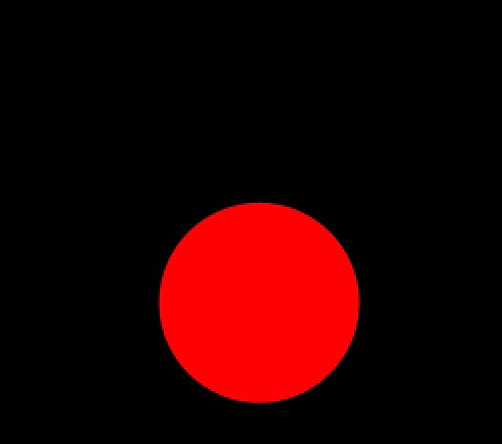
#> input picture circle3.jpg, 502 x 444 px
$ python circle.py
#> lines starting #> are read from the running program, lines starting #| are printed output that depends on the picture; after the words box and inside, x2 and y2 are one past the last pixel; in counts of white or black regions, pixels touching at a corner belong together
from __future__ import print_function
import cv2
import sys
import os
import math
from matplotlib import pyplot as plt
import numpy as np
import copy
from scipy import arange
INF=1e18

def show(img):
    cv2.imwrite("tmp.jpg",img)
    os.system("xdg-open tmp.jpg")


#Circles
img1=cv2.imread("circle3.jpg")
#> img1 is the input picture: shape (444, 502, 3); mean B, G, R 0.5, 0.1, 35.8
thres,resthres=cv2.threshold(img1,150,255,cv2.THRESH_BINARY)
checkimg = cv2.cvtColor(resthres, cv2.COLOR_BGR2GRAY)
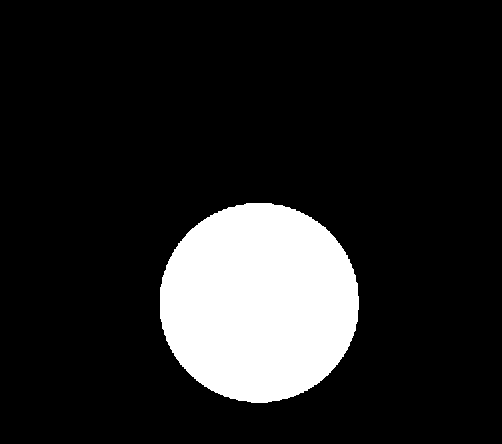
#> checkimg: shape (444, 502); values 0 (black) and 76 (white), 14% white; 1 white region, box (x1, y1, x2, y2) and area: (160, 203, 359, 403) 31288
show(checkimg)

$ run again, with circle2.jpg copied over circle3.jpg
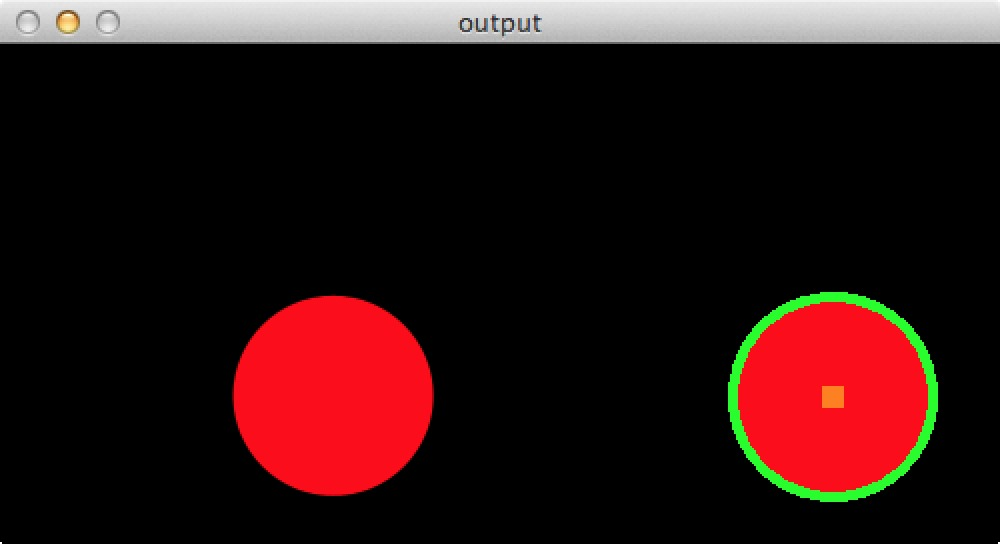
#> input picture circle2.jpg, 1000 x 544 px
#> img1 is the input picture: shape (544, 1000, 3); mean B, G, R 19.9, 20.8, 44.4
#> `thres,resthres=cv2.threshold(img1,150,255,cv2.THRESH_BINARY)`:
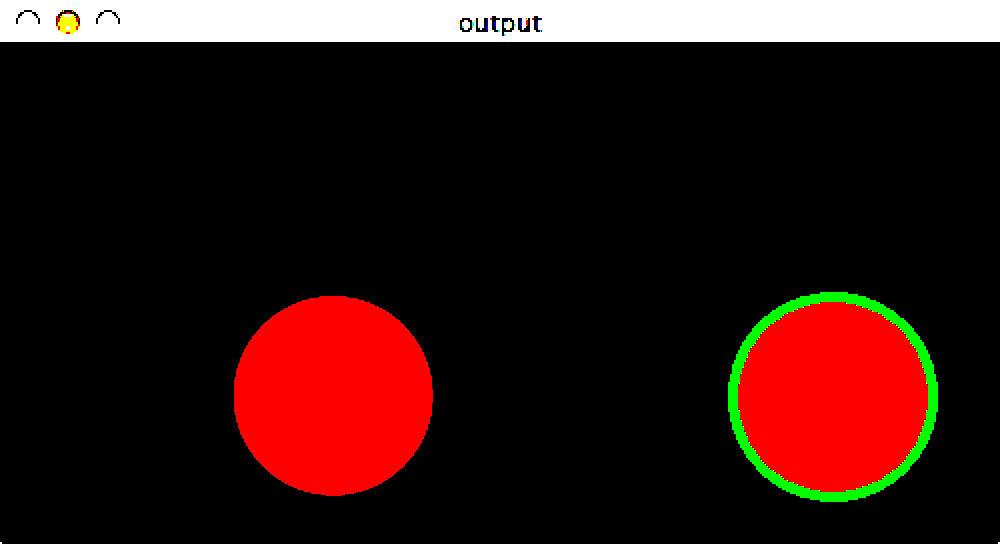
#> resthres: shape (544, 1000, 3); mean B, G, R 19.2, 22.3, 47.3
#> `checkimg = cv2.cvtColor(resthres, cv2.COLOR_BGR2GRAY)`:
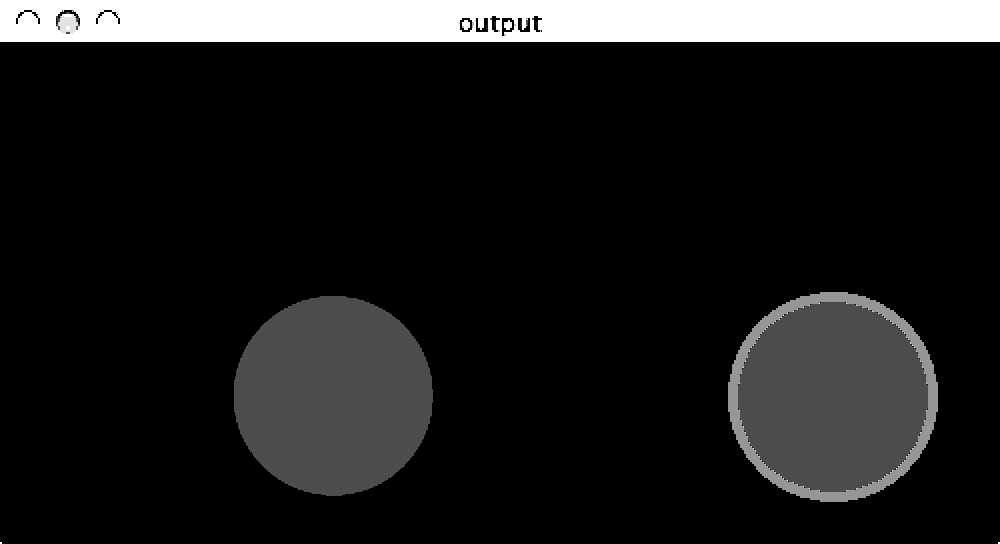
#> checkimg: shape (544, 1000); min 0, max 255, mean 29.4
